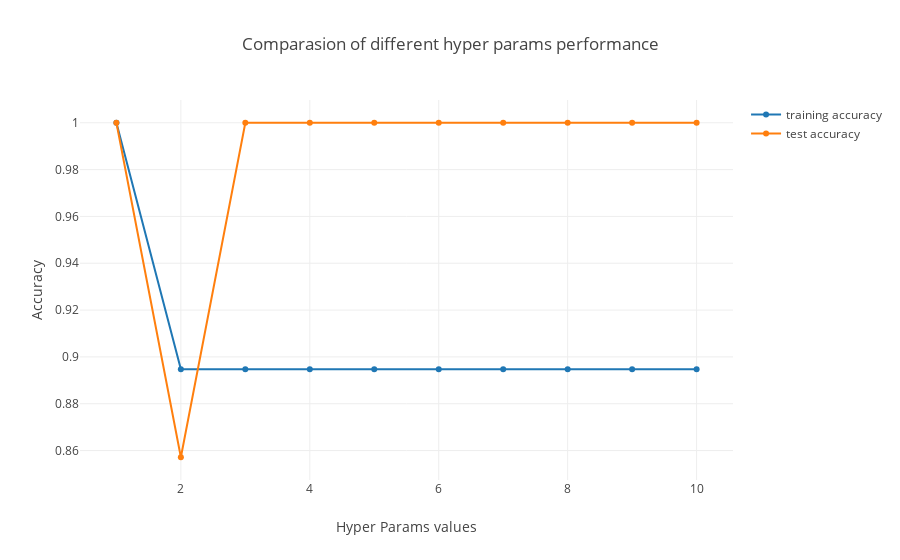

The notebook cell saved with this chart:
### Code cell
from sklearn.model_selection import train_test_split
X, y = mglearn.datasets.make_forge()
print(y)

X_train, X_test, y_train, y_test = train_test_split(X, y, stratify=y, random_state=8)

from sklearn.neighbors import KNeighborsClassifier

# plot_accuracy(X_train, X_test, y_train, y_test, lambda param: KNeighborsClassifier(n_neighbors=param))
plot_accuracy_interactive(X_train, X_test, y_train, y_test, lambda param: KNeighborsClassifier(n_neighbors=param))

### Figure 1 — Plotly figure (JSON) as saved in the notebook; plotly's stock layout.template omitted (floating-point values rounded to 4 significant figures)
{"data": [{"mode": "lines+markers", "name": "training accuracy", "type": "scatter", "uid": "05324882-bf22-4052-a4cc-5971c610c0c7", "x": [1, 2, 3, 4, 5, 6, 7, 8, 9, 10], "y": [1, 0.8947, 0.8947, 0.8947, 0.8947, 0.8947, 0.8947, 0.8947, 0.8947, 0.8947]}, {"mode": "lines+markers", "name": "test accuracy", "type": "scatter", "uid": "814a10fa-14ef-4b29-ab6f-e349fe5eefb7", "x": [1, 2, 3, 4, 5, 6, 7, 8, 9, 10], "y": [1, 0.8571, 1, 1, 1, 1, 1, 1, 1, 1]}], "layout": {"title": "Comparasion of different hyper params performance", "xaxis": {"title": "Hyper Params values"}, "yaxis": {"title": "Accuracy"}}}
